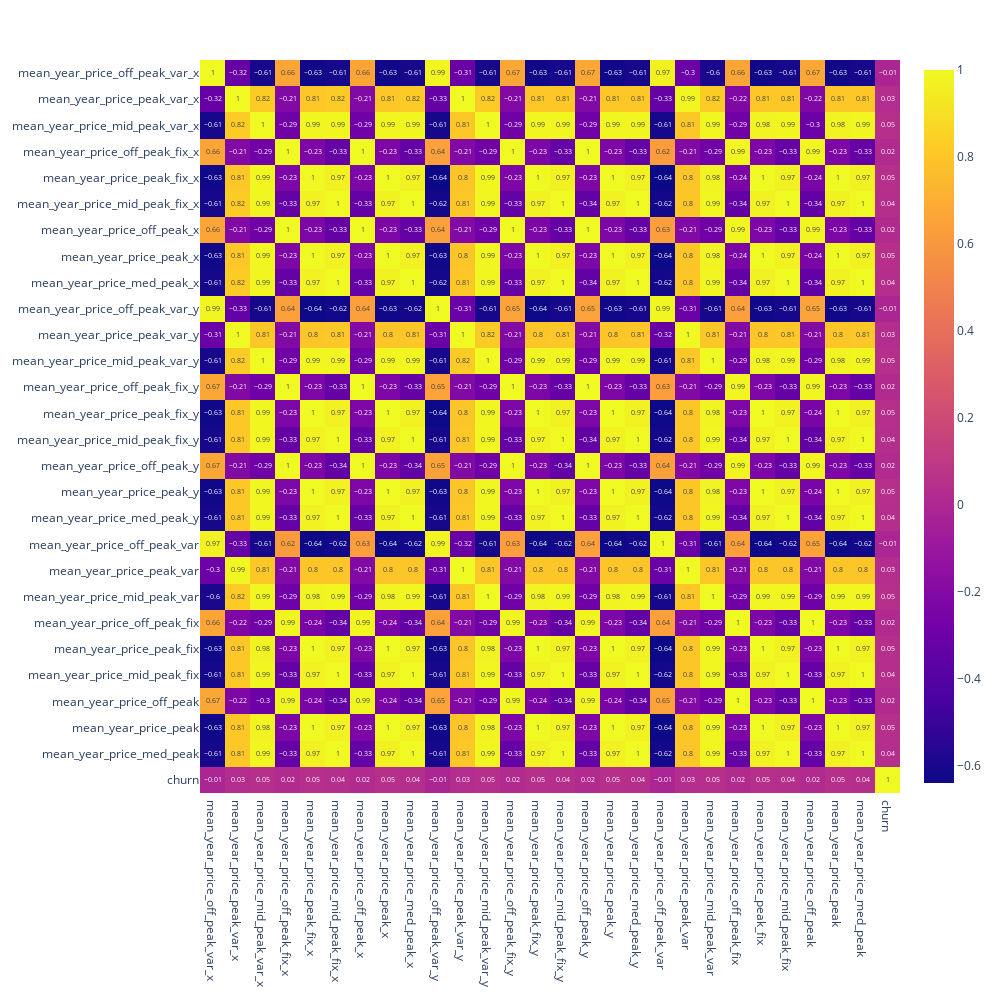

Notebook cell for this chart:
### Code cell
fig = px.imshow(corr, text_auto=True, aspect="auto")
fig.update_layout(width=1000, height=1000) 
fig.show()

### Figure 1 — Plotly figure (JSON) as saved in the notebook; plotly's stock layout.template omitted (floating-point values rounded to 4 significant figures; data arrays with more than 128 entries replaced by an {"elided": "..."} marker saying what was removed)
{"data": [{"coloraxis": "coloraxis", "hovertemplate": "x: %{x}<br>y: %{y}<br>color: %{z}<extra></extra>", "name": "0", "texttemplate": "%{z}", "type": "heatmap", "x": ["mean_year_price_off_peak_var_x", "mean_year_price_peak_var_x", "mean_year_price_mid_peak_var_x", "mean_year_price_off_peak_fix_x", "mean_year_price_peak_fix_x", "mean_year_price_mid_peak_fix_x", "mean_year_price_off_peak_x", "mean_year_price_peak_x", "mean_year_price_med_peak_x", "mean_year_price_off_peak_var_y", "mean_year_price_peak_var_y", "mean_year_price_mid_peak_var_y", "mean_year_price_off_peak_fix_y", "mean_year_price_peak_fix_y", "mean_year_price_mid_peak_fix_y", "mean_year_price_off_peak_y", "mean_year_price_peak_y", "mean_year_price_med_peak_y", "mean_year_price_off_peak_var", "mean_year_price_peak_var", "mean_year_price_mid_peak_var", "mean_year_price_off_peak_fix", "mean_year_price_peak_fix", "mean_year_price_mid_peak_fix", "mean_year_price_off_peak", "mean_year_price_peak", "mean_year_price_med_peak", "churn"], "xaxis": "x", "y": ["mean_year_price_off_peak_var_x", "mean_year_price_peak_var_x", "mean_year_price_mid_peak_var_x", "mean_year_price_off_peak_fix_x", "mean_year_price_peak_fix_x", "mean_year_price_mid_peak_fix_x", "mean_year_price_off_peak_x", "mean_year_price_peak_x", "mean_year_price_med_peak_x", "mean_year_price_off_peak_var_y", "mean_year_price_peak_var_y", "mean_year_price_mid_peak_var_y", "mean_year_price_off_peak_fix_y", "mean_year_price_peak_fix_y", "mean_year_price_mid_peak_fix_y", "mean_year_price_off_peak_y", "mean_year_price_peak_y", "mean_year_price_med_peak_y", "mean_year_price_off_peak_var", "mean_year_price_peak_var", "mean_year_price_mid_peak_var", "mean_year_price_off_peak_fix", "mean_year_price_peak_fix", "mean_year_price_mid_peak_fix", "mean_year_price_off_peak", "mean_year_price_peak", "mean_year_price_med_peak", "churn"], "yaxis": "y", "z": {"elided": "28x28 float values"}}], "layout": {"coloraxis": {"colorscale": [[0, "#0d0887"], [0.1111, "#46039f"], [0.2222, "#7201a8"], [0.3333, "#9c179e"], [0.4444, "#bd3786"], [0.5556, "#d8576b"], [0.6667, "#ed7953"], [0.7778, "#fb9f3a"], [0.8889, "#fdca26"], [1, "#f0f921"]]}, "height": 1000, "margin": {"t": 60}, "width": 1000, "xaxis": {"anchor": "y", "domain": [0, 1]}, "yaxis": {"anchor": "x", "autorange": "reversed", "domain": [0, 1]}}}
